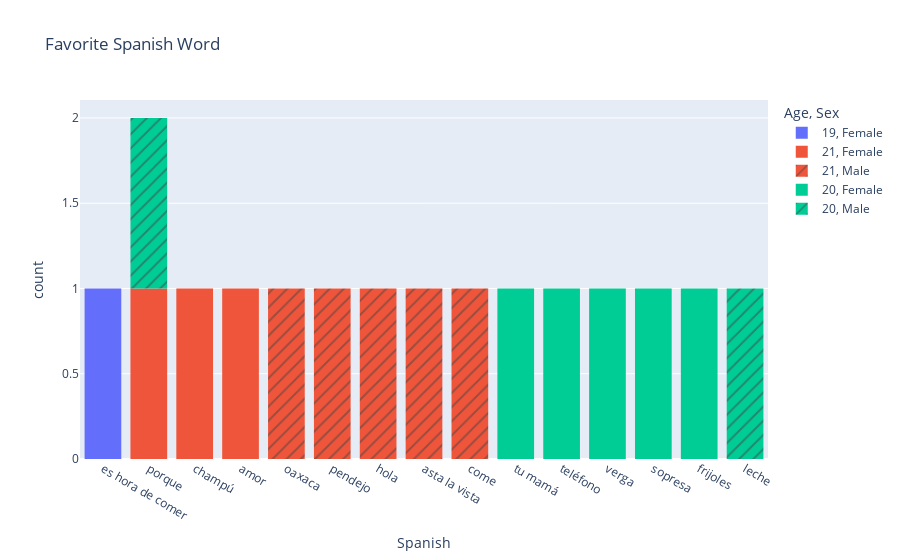

Notebook source saved alongside this figure:
### Markdown cell above
### Spanish and English

### Code cell
fig = px.histogram(survey, x = 'Spanish', title = 'Favorite Spanish Word', 
                   color = 'Age', pattern_shape = 'Sex')
fig.show()

### Figure 1 — Plotly figure (JSON) as saved in the notebook; plotly's stock layout.template omitted (floating-point values rounded to 4 significant figures)
{"data": [{"alignmentgroup": "True", "bingroup": "x", "hovertemplate": "Age=19<br>Sex=Female<br>Spanish=%{x}<br>count=%{y}<extra></extra>", "legendgroup": "19, Female", "marker": {"color": "#636efa", "pattern": {"shape": ""}}, "name": "19, Female", "offsetgroup": "19, Female", "orientation": "v", "showlegend": true, "type": "histogram", "x": ["es hora de comer"], "xaxis": "x", "yaxis": "y"}, {"alignmentgroup": "True", "bingroup": "x", "hovertemplate": "Age=21<br>Sex=Female<br>Spanish=%{x}<br>count=%{y}<extra></extra>", "legendgroup": "21, Female", "marker": {"color": "#EF553B", "pattern": {"shape": ""}}, "name": "21, Female", "offsetgroup": "21, Female", "orientation": "v", "showlegend": true, "type": "histogram", "x": ["porque", "champú", "amor"], "xaxis": "x", "yaxis": "y"}, {"alignmentgroup": "True", "bingroup": "x", "hovertemplate": "Age=21<br>Sex=Male<br>Spanish=%{x}<br>count=%{y}<extra></extra>", "legendgroup": "21, Male", "marker": {"color": "#EF553B", "pattern": {"shape": "/"}}, "name": "21, Male", "offsetgroup": "21, Male", "orientation": "v", "showlegend": true, "type": "histogram", "x": ["oaxaca", "pendejo", "hola", "asta la vista ", "come "], "xaxis": "x", "yaxis": "y"}, {"alignmentgroup": "True", "bingroup": "x", "hovertemplate": "Age=20<br>Sex=Female<br>Spanish=%{x}<br>count=%{y}<extra></extra>", "legendgroup": "20, Female", "marker": {"color": "#00cc96", "pattern": {"shape": ""}}, "name": "20, Female", "offsetgroup": "20, Female", "orientation": "v", "showlegend": true, "type": "histogram", "x": ["tu mamá", "teléfono", "verga", "sopresa", "frijoles"], "xaxis": "x", "yaxis": "y"}, {"alignmentgroup": "True", "bingroup": "x", "hovertemplate": "Age=20<br>Sex=Male<br>Spanish=%{x}<br>count=%{y}<extra></extra>", "legendgroup": "20, Male", "marker": {"color": "#00cc96", "pattern": {"shape": "/"}}, "name": "20, Male", "offsetgroup": "20, Male", "orientation": "v", "showlegend": true, "type": "histogram", "x": ["porque", "leche"], "xaxis": "x", "yaxis": "y"}], "layout": {"barmode": "relative", "legend": {"title": {"text": "Age, Sex"}, "tracegroupgap": 0}, "title": {"text": "Favorite Spanish Word"}, "xaxis": {"anchor": "y", "domain": [0, 1], "title": {"text": "Spanish"}}, "yaxis": {"anchor": "x", "domain": [0, 1], "title": {"text": "count"}}}}
